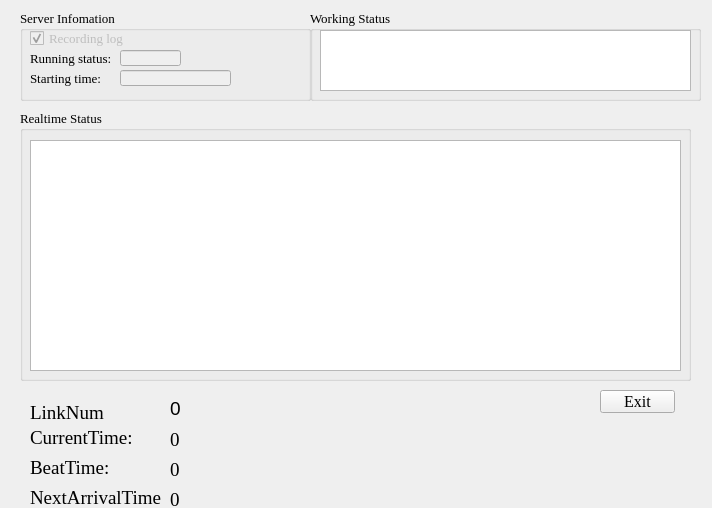
<?xml version="1.0" encoding="UTF-8"?>
<ui version="4.0">
 <class>MainWindow</class>
 <widget class="QMainWindow" name="MainWindow">
  <property name="geometry">
   <rect>
    <x>0</x>
    <y>0</y>
    <width>712</width>
    <height>508</height>
   </rect>
  </property>
  <property name="windowTitle">
   <string>WSNClientReceiver</string>
  </property>
  <property name="windowIcon">
   <iconset>
    <normaloff>E:/程序/WsnClientReceiver/WsnClientReceiver/WsnClientReceiver/app.ico</normaloff>E:/程序/WsnClientReceiver/WsnClientReceiver/WsnClientReceiver/app.ico</iconset>
  </property>
  <widget class="QWidget" name="centralWidget">
   <widget class="QPushButton" name="Clear_Button">
    <property name="geometry">
     <rect>
      <x>920</x>
      <y>840</y>
      <width>75</width>
      <height>23</height>
     </rect>
    </property>
    <property name="font">
     <font>
      <pointsize>12</pointsize>
     </font>
    </property>
    <property name="text">
     <string>清空记录</string>
    </property>
   </widget>
   <widget class="QGroupBox" name="groupBox">
    <property name="geometry">
     <rect>
      <x>20</x>
      <y>110</y>
      <width>671</width>
      <height>271</height>
     </rect>
    </property>
    <property name="font">
     <font>
      <family>Times New Roman</family>
      <pointsize>10</pointsize>
     </font>
    </property>
    <property name="acceptDrops">
     <bool>false</bool>
    </property>
    <property name="title">
     <string>Realtime Status</string>
    </property>
    <widget class="QTableWidget" name="tableWidget_userlist">
     <property name="geometry">
      <rect>
       <x>10</x>
       <y>30</y>
       <width>651</width>
       <height>231</height>
      </rect>
     </property>
    </widget>
   </widget>
   <widget class="QPushButton" name="ExitBotton">
    <property name="geometry">
     <rect>
      <x>1000</x>
      <y>840</y>
      <width>75</width>
      <height>23</height>
     </rect>
    </property>
    <property name="font">
     <font>
      <pointsize>12</pointsize>
     </font>
    </property>
    <property name="text">
     <string>退出程序</string>
    </property>
   </widget>
   <widget class="QCheckBox" name="Record_checkBox">
    <property name="geometry">
     <rect>
      <x>450</x>
      <y>840</y>
      <width>141</width>
      <height>16</height>
     </rect>
    </property>
    <property name="font">
     <font>
      <pointsize>12</pointsize>
     </font>
    </property>
    <property name="text">
     <string>记录服务器日志</string>
    </property>
   </widget>
   <widget class="QGroupBox" name="groupBox_4">
    <property name="geometry">
     <rect>
      <x>20</x>
      <y>10</y>
      <width>291</width>
      <height>91</height>
     </rect>
    </property>
    <property name="font">
     <font>
      <family>Times New Roman</family>
      <pointsize>10</pointsize>
     </font>
    </property>
    <property name="title">
     <string>Server Infomation</string>
    </property>
    <widget class="QLabel" name="label_3">
     <property name="geometry">
      <rect>
       <x>10</x>
       <y>60</y>
       <width>81</width>
       <height>16</height>
      </rect>
     </property>
     <property name="text">
      <string>Starting time:</string>
     </property>
    </widget>
    <widget class="QLineEdit" name="ledStartTime">
     <property name="enabled">
      <bool>false</bool>
     </property>
     <property name="geometry">
      <rect>
       <x>100</x>
       <y>60</y>
       <width>111</width>
       <height>16</height>
      </rect>
     </property>
     <property name="font">
      <font>
       <family>Times New Roman</family>
      </font>
     </property>
     <property name="text">
      <string/>
     </property>
    </widget>
    <widget class="QCheckBox" name="cb_RecordLog">
     <property name="enabled">
      <bool>false</bool>
     </property>
     <property name="geometry">
      <rect>
       <x>10</x>
       <y>20</y>
       <width>101</width>
       <height>16</height>
      </rect>
     </property>
     <property name="mouseTracking">
      <bool>true</bool>
     </property>
     <property name="acceptDrops">
      <bool>true</bool>
     </property>
     <property name="autoFillBackground">
      <bool>false</bool>
     </property>
     <property name="text">
      <string>Recording log</string>
     </property>
     <property name="checked">
      <bool>true</bool>
     </property>
     <property name="tristate">
      <bool>false</bool>
     </property>
    </widget>
    <widget class="QLineEdit" name="ledRunState">
     <property name="enabled">
      <bool>false</bool>
     </property>
     <property name="geometry">
      <rect>
       <x>100</x>
       <y>40</y>
       <width>61</width>
       <height>16</height>
      </rect>
     </property>
     <property name="font">
      <font>
       <family>Times New Roman</family>
      </font>
     </property>
     <property name="text">
      <string/>
     </property>
    </widget>
    <widget class="QLabel" name="label_4">
     <property name="geometry">
      <rect>
       <x>10</x>
       <y>40</y>
       <width>91</width>
       <height>16</height>
      </rect>
     </property>
     <property name="text">
      <string>Running status:</string>
     </property>
    </widget>
   </widget>
   <widget class="QGroupBox" name="groupBox_5">
    <property name="enabled">
     <bool>true</bool>
    </property>
    <property name="geometry">
     <rect>
      <x>310</x>
      <y>10</y>
      <width>391</width>
      <height>91</height>
     </rect>
    </property>
    <property name="font">
     <font>
      <family>Times New Roman</family>
      <pointsize>10</pointsize>
     </font>
    </property>
    <property name="accessibleDescription">
     <string notr="true"/>
    </property>
    <property name="title">
     <string>Working Status</string>
    </property>
    <widget class="QListWidget" name="serverState_2">
     <property name="geometry">
      <rect>
       <x>10</x>
       <y>20</y>
       <width>371</width>
       <height>61</height>
      </rect>
     </property>
    </widget>
   </widget>
   <widget class="QPushButton" name="ExitBotton_2">
    <property name="geometry">
     <rect>
      <x>600</x>
      <y>390</y>
      <width>75</width>
      <height>23</height>
     </rect>
    </property>
    <property name="font">
     <font>
      <family>Times New Roman</family>
      <pointsize>12</pointsize>
     </font>
    </property>
    <property name="text">
     <string>Exit</string>
    </property>
   </widget>
   <widget class="QLabel" name="label_2">
    <property name="geometry">
     <rect>
      <x>30</x>
      <y>430</y>
      <width>111</width>
      <height>16</height>
     </rect>
    </property>
    <property name="font">
     <font>
      <family>Times New Roman</family>
      <pointsize>14</pointsize>
     </font>
    </property>
    <property name="text">
     <string>CurrentTime:</string>
    </property>
   </widget>
   <widget class="QLabel" name="label_currentTime">
    <property name="geometry">
     <rect>
      <x>170</x>
      <y>430</y>
      <width>271</width>
      <height>20</height>
     </rect>
    </property>
    <property name="font">
     <font>
      <family>Times New Roman</family>
      <pointsize>14</pointsize>
     </font>
    </property>
    <property name="text">
     <string>0</string>
    </property>
   </widget>
   <widget class="QLabel" name="heartBeat">
    <property name="geometry">
     <rect>
      <x>30</x>
      <y>460</y>
      <width>121</width>
      <height>16</height>
     </rect>
    </property>
    <property name="font">
     <font>
      <family>Times New Roman</family>
      <pointsize>14</pointsize>
     </font>
    </property>
    <property name="text">
     <string>BeatTime:</string>
    </property>
   </widget>
   <widget class="QLabel" name="nextArrival">
    <property name="geometry">
     <rect>
      <x>30</x>
      <y>490</y>
      <width>131</width>
      <height>16</height>
     </rect>
    </property>
    <property name="font">
     <font>
      <family>Times New Roman</family>
      <pointsize>14</pointsize>
     </font>
    </property>
    <property name="text">
     <string>NextArrivalTime:</string>
    </property>
   </widget>
   <widget class="QLabel" name="label_beat">
    <property name="geometry">
     <rect>
      <x>170</x>
      <y>460</y>
      <width>271</width>
      <height>20</height>
     </rect>
    </property>
    <property name="font">
     <font>
      <family>Times New Roman</family>
      <pointsize>14</pointsize>
     </font>
    </property>
    <property name="text">
     <string>0</string>
    </property>
   </widget>
   <widget class="QLabel" name="label_nextArrival">
    <property name="geometry">
     <rect>
      <x>170</x>
      <y>490</y>
      <width>271</width>
      <height>20</height>
     </rect>
    </property>
    <property name="font">
     <font>
      <family>Times New Roman</family>
      <pointsize>14</pointsize>
     </font>
    </property>
    <property name="text">
     <string>0</string>
    </property>
   </widget>
   <widget class="QLabel" name="label">
    <property name="geometry">
     <rect>
      <x>30</x>
      <y>400</y>
      <width>81</width>
      <height>21</height>
     </rect>
    </property>
    <property name="font">
     <font>
      <family>Times New Roman</family>
      <pointsize>14</pointsize>
     </font>
    </property>
    <property name="text">
     <string>LinkNum： </string>
    </property>
   </widget>
   <widget class="QLabel" name="label_linkNum">
    <property name="geometry">
     <rect>
      <x>170</x>
      <y>400</y>
      <width>71</width>
      <height>16</height>
     </rect>
    </property>
    <property name="font">
     <font>
      <pointsize>14</pointsize>
     </font>
    </property>
    <property name="text">
     <string>0</string>
    </property>
   </widget>
  </widget>
 </widget>
 <layoutdefault spacing="6" margin="11"/>
 <resources/>
 <connections/>
</ui>
